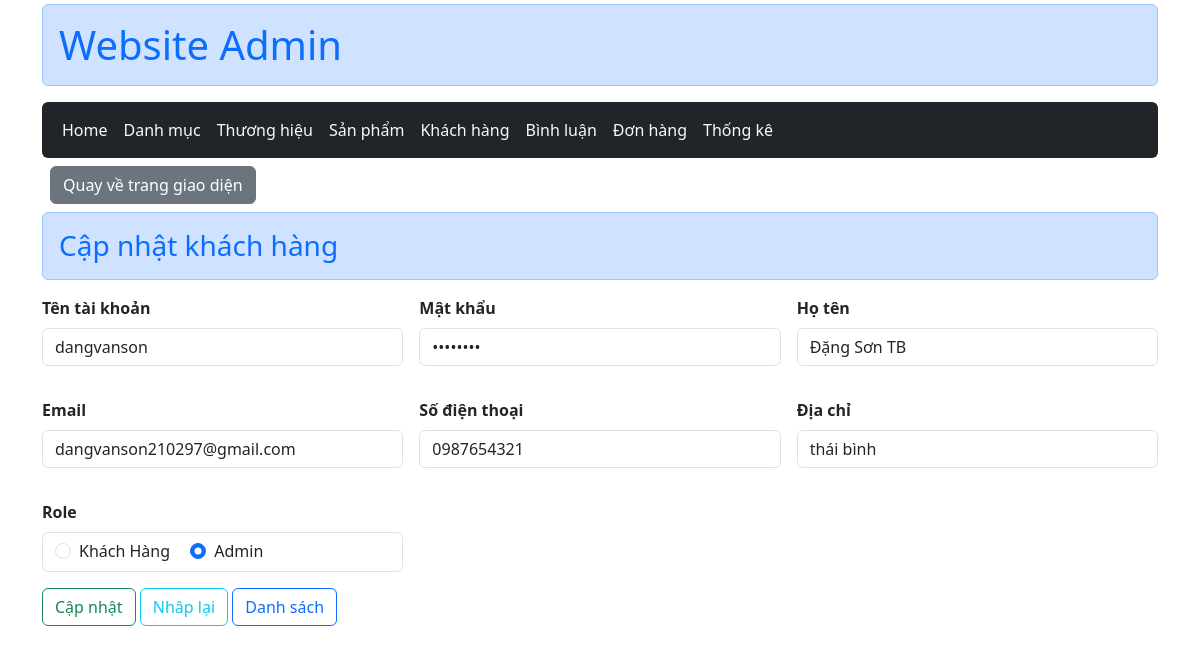
The page /admin/index.php?act=edit_user&user_id=18 (signed in) on the database its author committed.
### tables this page shows
CREATE TABLE `user` (
  `user_id` int(11) NOT NULL,
  `user_name` varchar(50) NOT NULL,
  `password` varchar(20) NOT NULL,
  `fullname` varchar(50) NOT NULL,
  `email` varchar(50) NOT NULL,
  `phone` varchar(11) NOT NULL,
  `address` varchar(50) NOT NULL,
  `role` tinyint(1) DEFAULT 0,
  `create_at` varchar(50) NOT NULL
);

### controller/ControllerAdmin/UserControl.php (called while the page is built, shortened)
<?php
function edit_user(){
    if(isset($_GET['user_id']) &&  ($_GET['user_id']) > 0){
        $user_id = $_GET['user_id'] ;
        $user_update = user_select_by_id($user_id);
    }
    include "user/update_user.php";
}

### model/pdo.php (called while the page is built, shortened)
<?php
    function pdo_get_connection(){
        $servername = "localhost";
        $username = "root";
        $password = "";
        try {
            $conn = new PDO("mysql:host=$servername;dbname=duan1", $username, $password);
            $conn->setAttribute(PDO::ATTR_ERRMODE, PDO::ERRMODE_EXCEPTION);
            return $conn;
        } catch(PDOException $e) {
            echo "Lỗi kết nối : " . $e->getMessage();
        }
    }
        function pdo_query_one($sql){
            $sql_args = array_slice(func_get_args(), 1);
            try{
                $conn = pdo_get_connection();
                $stmt = $conn->prepare($sql);
                $stmt->execute($sql_args);
                $row = $stmt->fetch(PDO::FETCH_ASSOC);
                return $row;
            }
            catch(PDOException $e){
                throw $e;
            }
            finally{
                unset($conn);
            }
    }
?>

### model/user.php (called while the page is built, shortened)
<?php
function user_select_by_id($id){
    $sql = "SELECT * FROM user where user_id = ?";
    return pdo_query_one($sql,$id);
}

### admin/user/update_user.php (the view, shortened to what this page needs)
<?php
    if(is_array($user_update)){
        extract($user_update);
    }
?>
<main class="container_">
   <div >
    <h3 class="alert alert-primary text-primary"> Cập nhật khách hàng </h3>
    <form action="index.php?act=update_user" class="row g-3" method="post" >
        <div class="col-4">
            <label  class="form-label fw-bolder" >Tên tài khoản</label>
            <input type="text" class="form-control" name='name' value="<?= $user_name  ?>" readonly>
        </div>
        <div class="col-4">
            <label  class="form-label fw-bolder" >Mật khẩu</label>
            <input type="password" class="form-control" name='pass' value="<?= $password  ?>" readonly >
        </div>
        <div class="col-4">
            <label  class="form-label fw-bolder" >Họ tên</label>
            <input type="text" class="form-control" name='fullname' value="<?= $fullname  ?>" readonly>
        </div>
        <div class="col-4">
            <label  class="form-label fw-bolder" >Email</label>
            <input type="email" class="form-control" name='email' value="<?= $email   ?>" readonly>
        </div>
        <div class="col-4">
            <label  class="form-label fw-bolder" >Số điện thoại</label>
            <input type="tel"  class="form-control" name='tel' value="<?= $phone  ?>" readonly>
        </div>
        <div class="col-4">
            <label  class="form-label fw-bolder" >Địa chỉ</label>
            <input type="text"  class="form-control" name='address' value="<?= $address  ?>" readonly>
        </div>
        <div class="col-4">
            <label  class="form-label fw-bolder" >Role</label>
            <div class="form-control">
                <div class="form-check form-check-inline">
                    <input class="form-check-input" type="radio" name="roles" id="inlineRadio1" <?= $role == '0' ? 'checked' : '' ?> value="0" >
                    <label class="form-check-label" for="inlineRadio1">Khách Hàng</label>
                </div>
                <div class="form-check form-check-inline">
                    <input class="form-check-input" type="radio" name="roles" id="inlineRadio2" <?= $role == '1' ? 'checked' : '' ?>  value="1">
                    <label class="form-check-label" for="inlineRadio2">Admin</label>
                </div>
            </div>
        </div>
        <div class="col-12">
            <input type="submit" name="capnhat" class="btn btn-outline-success fw-medium" value="Cập nhật"></input>
            <button type="reset" name=""  class="btn btn-outline-info fw-medium">Nhâp lại</button>
            <a href="index.php?act=list_user"  class="btn btn-outline-primary fw-medium">Danh sách</a>
        </div>
    </form>
   </div>
</main>

### rows shown on the page
user: name "dangvanson", fullname "Đặng Sơn TB", email "dangvanson210297@gmail.com", tel "0987654321", address "thái bình", role "☐ Khách Hàng", role "☑ Admin"
